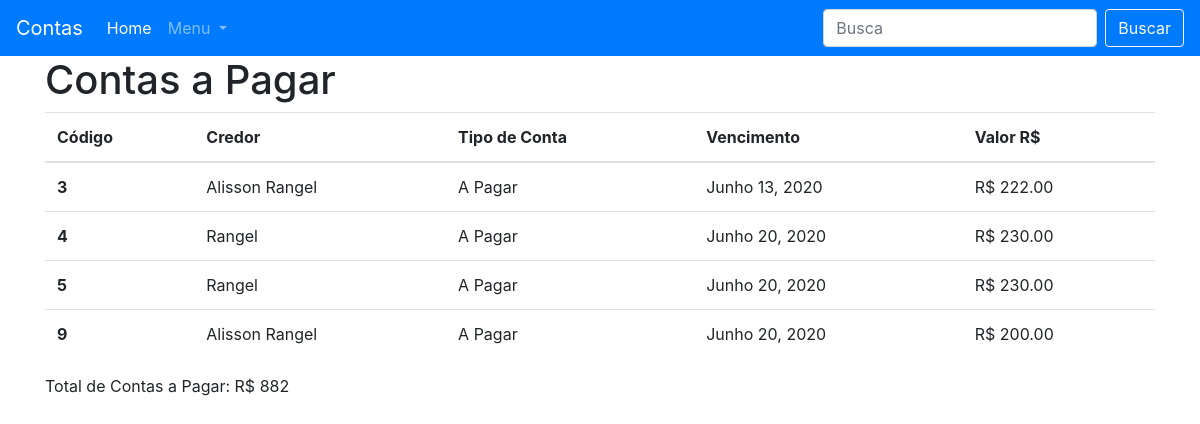
The app's page /contas-pagar/ (signed in), older data.
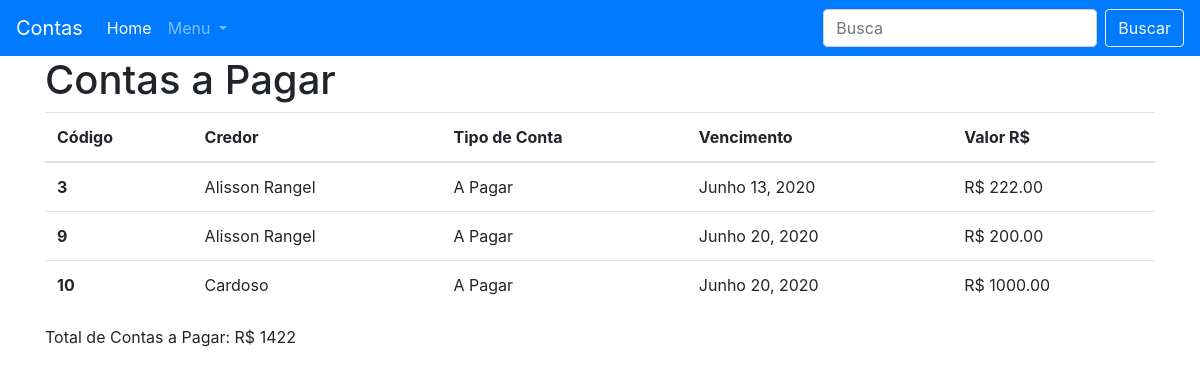
The same page, newer data.
### apps/gestor/models.py (models this page shows, shortened)
class Conta(models.Model):
    TIPO_CONTA_CHOICE = (
        ('RB', 'A Receber'),
        ('PG', 'A Pagar')
    )
    pessoa = models.ForeignKey(Pessoa, verbose_name="Pessoa", on_delete=models.CASCADE)
    tipo_conta = models.CharField(verbose_name="Tipo de conta", max_length=2, choices=TIPO_CONTA_CHOICE)
    vencimento = models.DateField(verbose_name="Vencimento")
    valor = models.DecimalField(verbose_name="Valor R$", max_digits=19, decimal_places=2)
    '''
    def get_total_contas_pagar(self):
        model = self.__class__ # Conta.objects.all()
        total = model.objects.filter(tipo_conta='PG').aggregate(Sum('valor'))
        return total
    '''

class Pessoa(models.Model):
    nome = models.CharField(verbose_name='Nome', max_length=200)
    nascimento = models.DateField(verbose_name='Nascimento')
    cpf = models.CharField(verbose_name='CPF', max_length=14)

### apps/gestor/views.py (the view)
# urls.py: path('contas-pagar/', views.lista_contas_pagar, name='lista_contas_pagar'),
@login_required(login_url='/login/')
def lista_contas_pagar(request):
    contas_pagar = Conta.objects.filter(tipo_conta='PG')
    total = contas_pagar.aggregate(Sum('valor'))['valor__sum']
    return render(request, 'lista_contas_pagar.html', {'contas_pagar':contas_pagar, 'total': total})

### templates/lista_contas_pagar.html
{% extends 'base.html' %} {% block titulo %} Lista de Contas a pagar | {{ block.super }} {% endblock titulo %} {% block corpo %}
<h1>Contas a Pagar</h1>
<table class="table table-hover">
    <thead>
        <tr>
            <th scope="col">Código</th>
            <th scope="col">Credor</th>
            <th scope="col">Tipo de Conta</th>
            <th scope="col">Vencimento</th>
            <th scope="col">Valor R$</th>
        </tr>
    </thead>
    <tbody>
        {% for conta in contas_pagar %}
        <tr>
            <th scope="row">{{ conta.id }}</th>
            <td>{{ conta.pessoa.nome }}</td>
            <td>{{ conta.get_tipo_conta_display }}</td>
            <td>{{ conta.vencimento }}</td>
            <td>R$ {{ conta.valor }}</td>
        </tr>
        {% endfor %}
    </tbody>
</table>
<span>Total de Contas a Pagar: R$ {{ total }}</span>
{% endblock corpo %}

### templates/base.html (shortened to what this page needs)
{% load static %}
<!DOCTYPE html>
<html lang='en'>
<head>
    <link rel='stylesheet' href="{% static 'css/bootstrap.css' %}">
</head>
<body>
    <nav class="navbar navbar-expand-lg navbar-dark bg-primary">
        <a class="navbar-brand" href="#">Contas</a>
        <div class="collapse navbar-collapse" id="navbarSupportedContent">
            <ul class="navbar-nav mr-auto">
                <li class="nav-item active">
                    <a class="nav-link" href="/">Home <span class="sr-only">(current)</span></a>
                </li>
                <li class="nav-item dropdown">
                    <a class="nav-link dropdown-toggle" href="#" id="navbarDropdown" role="button" data-toggle="dropdown" aria-haspopup="true" aria-expanded="false">
                        Menu
                      </a>
                </li>
            </ul>
            <form class="form-inline my-2 my-lg-0">
                <input class="form-control mr-sm-2" type="search" placeholder="Busca" aria-label="Search">
                <button class="btn btn-outline-light my-2 my-sm-0" type="submit">Buscar</button>
            </form>
        </div>
    </nav>
    <div class='container'>
        <div class="row">
            <div class="col-12">
                {% block corpo %}{% endblock corpo %}
            </div>
        </div>
    </div>
</body>
</html>

Row changes from the older to the newer data that the page shows:
removed Conta: id "4", pessoa.nome "Rangel", tipo_conta "A Pagar", vencimento "Junho 20, 2020", valor "230.00"
removed Conta: id "5", pessoa.nome "Rangel", tipo_conta "A Pagar", vencimento "Junho 20, 2020", valor "230.00"
added Conta: id "10", pessoa.nome "Cardoso", tipo_conta "A Pagar", vencimento "Junho 20, 2020", valor "1000.00"
Text that changed along with them:
{{ total }}: "882" → "1422"
